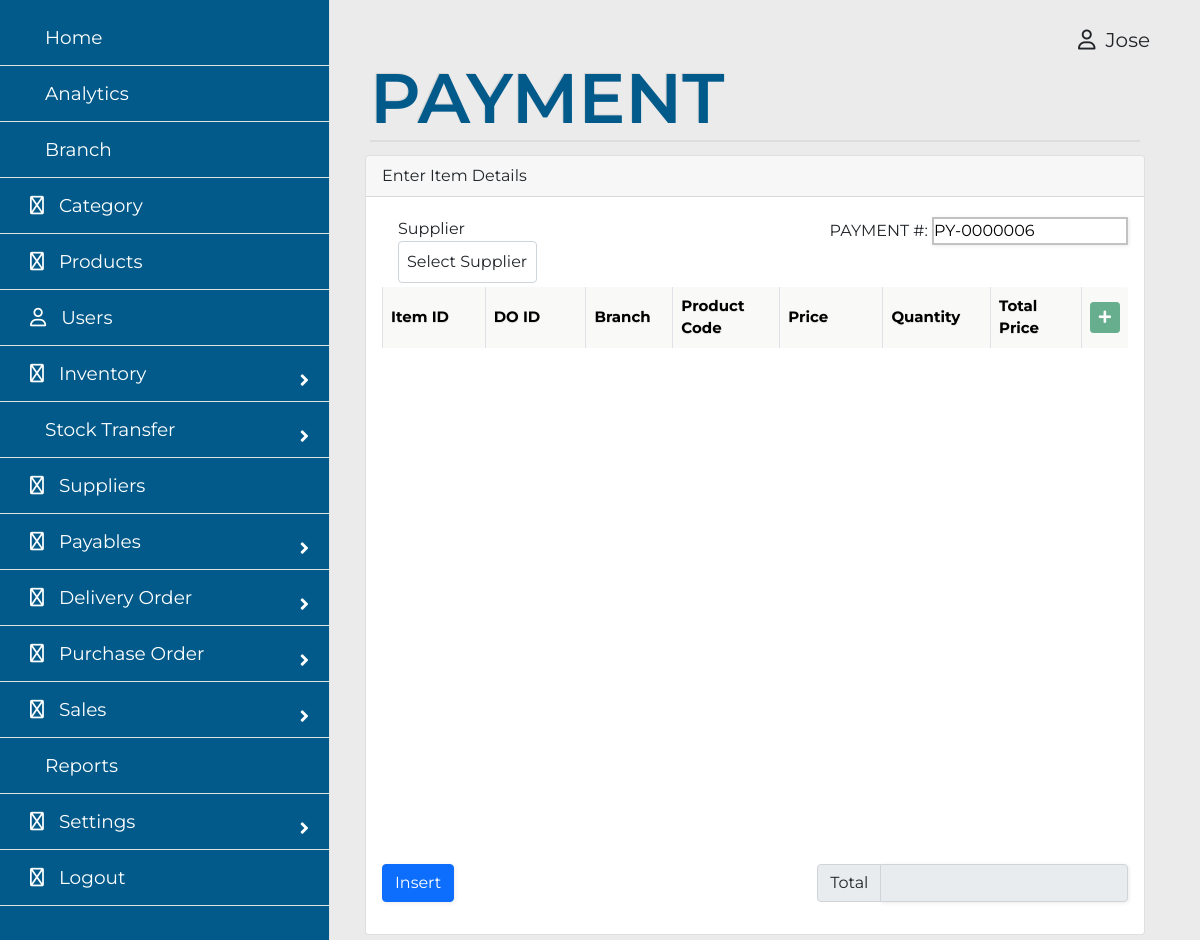
The app's page /admin/payment.php (signed in), older data.
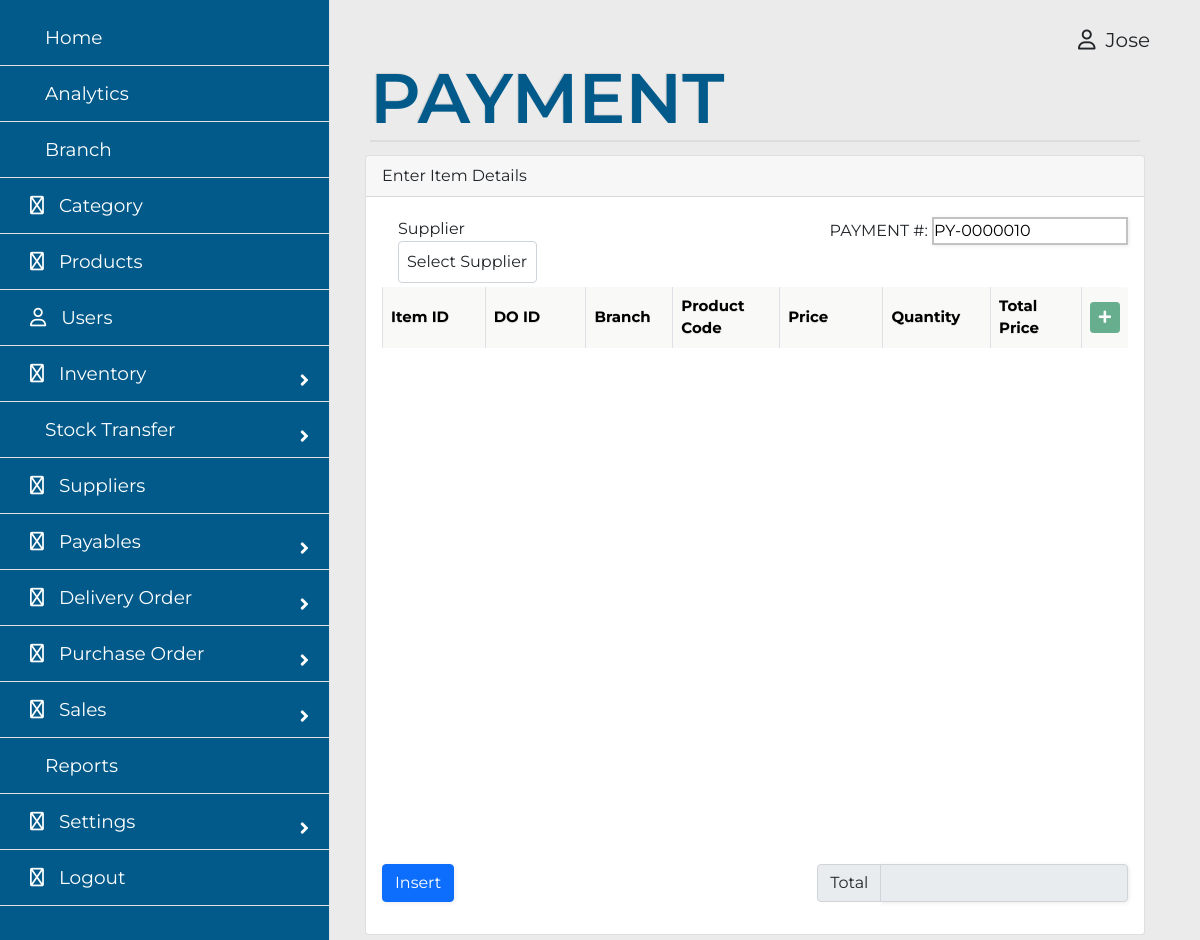
The same page, newer data.
### tables this page shows
CREATE TABLE `tblpayables` (
  `id` varchar(20) NOT NULL,
  `supplierid` varchar(20) NOT NULL,
  `total` double NOT NULL,
  `userid` varchar(20) NOT NULL,
  `payabledate` date NOT NULL DEFAULT current_timestamp(),
  `active` tinyint(1) NOT NULL
);

### actions/adddata.php (called while the page is built, shortened)
<?php
	function createId(string $tblName) {
		switch ($tblName) {
			case 'tblpayables':
				$index = "PY-";
				break;
		}
		$db = new DbConnect;
		$conn = $db->connect();
		$stmt = $conn->prepare("SELECT * FROM ".$tblName." ORDER BY id DESC LIMIT 1");
		$stmt->execute();
		$items = $stmt->fetchAll(PDO::FETCH_ASSOC);
		foreach ($items as $item) {
			 $lastid = $item['id'];
		}
		if (empty($items)) {
			$number = $index . "0000001";
		} else {
			$idd = str_replace($index,"",$lastid);
			$id = str_pad($idd + 1, 7, 0, STR_PAD_LEFT);
			$number = $index . $id;
		}
		return $number;
	}
 ?>

### admin/payment.php (the view, shortened to what the changed rows need)
<?php
include '../actions/adddata.php';
?>
<!DOCTYPE html>
<html>
	<head>
		<link rel="stylesheet" href="../admin/assets/style.css">
		<link rel="stylesheet" href="https://pro.fontawesome.com/releases/v6.0.0-beta3/css/all.css" type="text/css">
		<link href="https://cdn.jsdelivr.net/npm/bootstrap@5.0.2/dist/css/bootstrap.min.css" rel="stylesheet">
		<link rel="stylesheet" href="https://cdn.jsdelivr.net/npm/bootstrap-select@1.14.0-beta2/dist/css/bootstrap-select.min.css">
		<link rel="stylesheet" href="https://pro.fontawesome.com/releases/v5.10.0/css/all.css"/>
	</head>
<body>
    <div class="main">
			<div class="card">
				<div class="card-body">
					<form method="post" id="insert_form">
						<div class="table-repsonsive">
							<div class="float-end">
								<label for="po_number">PAYMENT #:</label>
								<input type="text" name="payment_number" class="input-field" value="<?php echo createId('tblpayables'); ?>" id="payment_number" readonly>
							</div>
							<table class="table table-bordered" id="item_table" style="max-height: 150px; overflow-y: scroll !important;">
								<thead style=" display: block; ">
								<tr>
									<th width="15%">Item ID</th>
									<th width="15%">DO ID</th>
									<th width="12%">Branch</th>
									<th width="15%">Product Code</th>
									<th width="15%">Price</th>
									<th width="15%">Quantity</th>
									<th width="14%">Total Price</th>
									<th><button type="button" name="add" class="btn btn-success btn-sm add"><i class="fas fa-plus"></i></button></th>
								</tr>
								</thead>
							</table>
							</div>
						</div>
				</div>
			</div>
	</body>
</html>

Row changes from the older to the newer data that the page shows:
no longer on this page (row edited): tblpayables: payment_number "PY-0000006"
added tblpayables: payment_number "PY-0000010"
